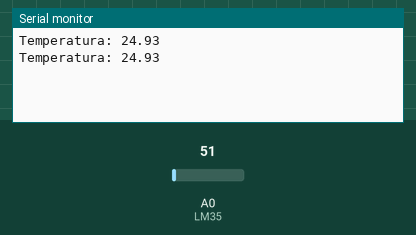
Bench run of a sketch on a simulated Arduino Uno, built with avr-gcc and run on an emulated ATmega328P. Shown: the last lines printed to the serial monitor. The inputs (shaded band) are chosen by the test bench; at power-on: A0 (LM35) = 51.

Above: at 2.8 s.
2.9 s: A0 (LM35) set to 61
At 5.0 s:
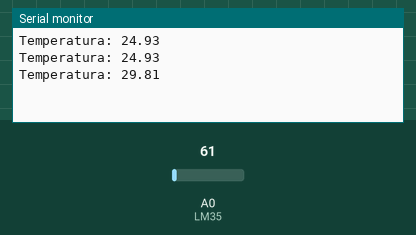
5.6 s: A0 (LM35) set to 71
At 6.6 s:
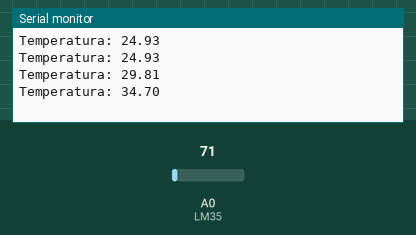
Timing chart, 0 to 8.6 s (numbered marks = the images above; inputs shaded):
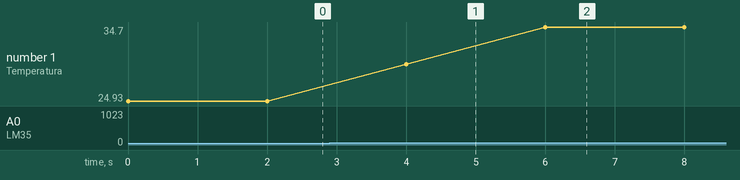

The sketch:

temp_lm_35.ino
```cpp
const int LM35 = A0; // Pino Analogico onde vai ser ligado ao pino 2 do LM35
const int REFRESH_RATE = 2000;  //Tempo de atualização entre as leituras em ms
const float CELSIUS_BASE = 0.4887585532746823069403714565; //Base de conversão para Graus Celsius ((5/1023) * 100)
void setup() {
  Serial.begin(9600);
}

void loop() {
  Serial.print("Temperatura: ");
  Serial.println(readTemperature());
  delay(REFRESH_RATE);
}

float readTemperature(){
  return (analogRead(LM35) * CELSIUS_BASE);
}
```

Measured:
- after the input at 2.9 s, the serial monitor: prints a new line after 1.1 s (image 1)
- after the input at 5.6 s, the serial monitor: prints a new line after 0.40 s (image 2)
- plotted number 1: 24.93 → 29.81 after the input at 2.9 s, 29.81 → 34.7 after the input at 5.6 s
